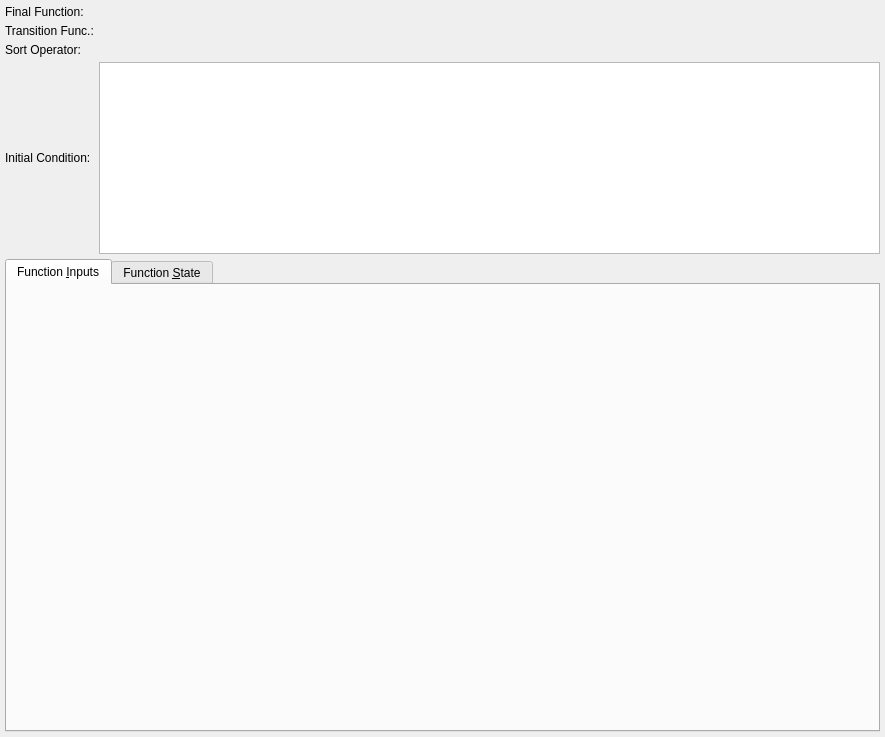
<?xml version="1.0" encoding="UTF-8"?>
<ui version="4.0">
 <class>AggregateWidget</class>
 <widget class="QWidget" name="AggregateWidget">
  <property name="geometry">
   <rect>
    <x>0</x>
    <y>0</y>
    <width>885</width>
    <height>737</height>
   </rect>
  </property>
  <property name="sizePolicy">
   <sizepolicy hsizetype="Expanding" vsizetype="Expanding">
    <horstretch>0</horstretch>
    <verstretch>0</verstretch>
   </sizepolicy>
  </property>
  <layout class="QGridLayout" name="funcaoagregacao_grid">
   <property name="leftMargin">
    <number>5</number>
   </property>
   <property name="topMargin">
    <number>5</number>
   </property>
   <property name="rightMargin">
    <number>5</number>
   </property>
   <property name="bottomMargin">
    <number>5</number>
   </property>
   <property name="spacing">
    <number>5</number>
   </property>
   <item row="0" column="0">
    <widget class="QLabel" name="final_func_lbl">
     <property name="text">
      <string>Final Function:</string>
     </property>
    </widget>
   </item>
   <item row="2" column="0">
    <widget class="QLabel" name="sort_op_lbl">
     <property name="text">
      <string>Sort Operator:</string>
     </property>
    </widget>
   </item>
   <item row="3" column="0">
    <widget class="QLabel" name="initial_cod_lbl">
     <property name="text">
      <string>Initial Condition:</string>
     </property>
    </widget>
   </item>
   <item row="4" column="0" colspan="2">
    <widget class="QTabWidget" name="state_input_types_twg">
     <property name="sizePolicy">
      <sizepolicy hsizetype="Preferred" vsizetype="Expanding">
       <horstretch>0</horstretch>
       <verstretch>0</verstretch>
      </sizepolicy>
     </property>
     <property name="minimumSize">
      <size>
       <width>0</width>
       <height>200</height>
      </size>
     </property>
     <property name="currentIndex">
      <number>0</number>
     </property>
     <property name="iconSize">
      <size>
       <width>22</width>
       <height>22</height>
      </size>
     </property>
     <widget class="QWidget" name="tab">
      <attribute name="icon">
       <iconset resource="../../res/resources.qrc">
        <normaloff>:/icons/icons/parameter.png</normaloff>:/icons/icons/parameter.png</iconset>
      </attribute>
      <attribute name="title">
       <string>Function &amp;Inputs</string>
      </attribute>
     </widget>
     <widget class="QWidget" name="tab_2">
      <attribute name="title">
       <string>Function &amp;State</string>
      </attribute>
     </widget>
    </widget>
   </item>
   <item row="1" column="0">
    <widget class="QLabel" name="transition_func_lbl">
     <property name="text">
      <string>Transition Func.:</string>
     </property>
    </widget>
   </item>
   <item row="3" column="1">
    <widget class="QPlainTextEdit" name="initial_cond_txt">
     <property name="sizePolicy">
      <sizepolicy hsizetype="Expanding" vsizetype="Fixed">
       <horstretch>0</horstretch>
       <verstretch>0</verstretch>
      </sizepolicy>
     </property>
     <property name="verticalScrollBarPolicy">
      <enum>Qt::ScrollBarAlwaysOff</enum>
     </property>
     <property name="horizontalScrollBarPolicy">
      <enum>Qt::ScrollBarAlwaysOff</enum>
     </property>
    </widget>
   </item>
  </layout>
 </widget>
 <resources>
  <include location="../../res/resources.qrc"/>
  <include location="../../res/resources.qrc"/>
 </resources>
 <connections/>
</ui>
